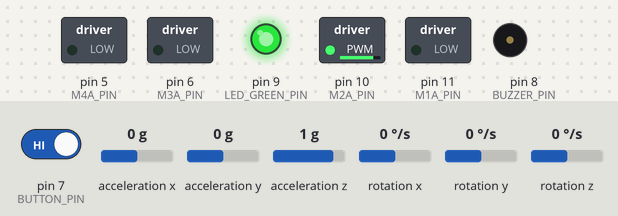
A sketch run on a simulated Arduino Uno, built with avr-gcc and run on an emulated ATmega328P. On the bench: switched loads named in the sketch (green lamp = pin HIGH), output pins drawn as LEDs (lit = HIGH), buzzer (waves = sounding). The inputs (shaded band) are chosen by the test bench; at power-on: pin 7 (BUTTON_PIN) HIGH, acceleration x 0 g, acceleration y 0 g, acceleration z 1 g, rotation x 0 °/s, rotation y 0 °/s, rotation z 0 °/s.

Above: at 8.3 s.
8.4 s: pin 7 (BUTTON_PIN) driven LOW
At 14.5 s:
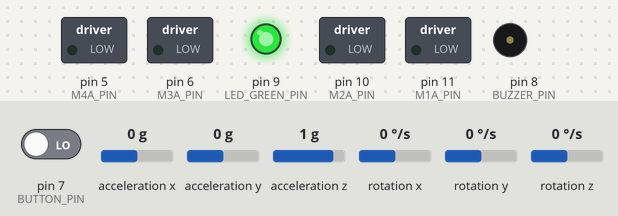
At 15.2 s:
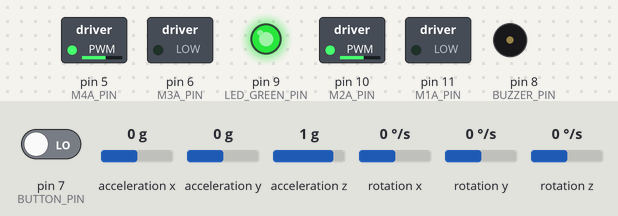
15.4 s: pin 7 (BUTTON_PIN) driven HIGH
At 16.5 s:
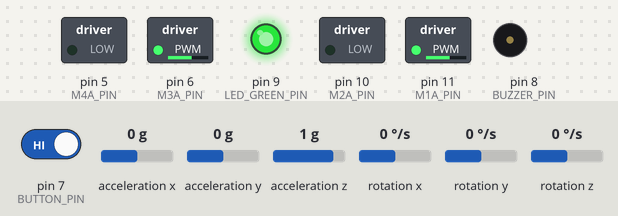
Timing chart, 0 to 38.2 s (numbered marks = the images above; inputs shaded):
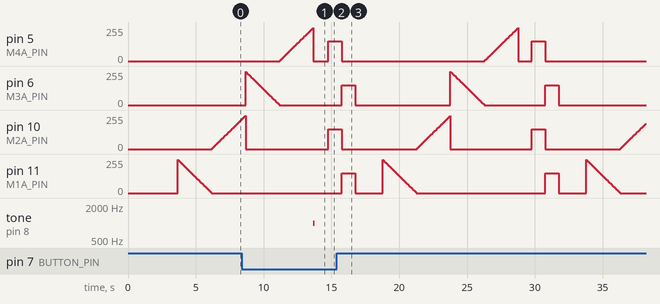

Measured:
- after the input at 8.4 s, tone on pin 8 (BUZZER_PIN): silent → 1000 Hz after 5.3 s, → silent 0.10 s later
- after the input at 15.4 s, tone on pin 8 (BUZZER_PIN): stays silent (without the input it goes to 1000 Hz after 13.4 s)

The sketch:

robot_test.ino
```cpp
// (licence header left out)
#define LED_RED_PIN     13
#define LED_GREEN_PIN   9
#define BUZZER_PIN      8
#define LINE_R_PIN      2
#define LINE_M_PIN      3
#define LINE_L_PIN      4
#define M4A_PIN         5
#define M3A_PIN         6
#define BUTTON_PIN      7
#define DIST_3_PIN      A3
#define DIST_2_PIN      A2
#define DIST_1_PIN      A1
#define BATTERY_V_PIN   A0
#define M1A_PIN         11
#define M2A_PIN         10


// IMU
#include "I2Cdev.h"
#include "MPU6050_6Axis_MotionApps20.h"
#if I2CDEV_IMPLEMENTATION == I2CDEV_ARDUINO_WIRE
#include "Wire.h"
#endif

MPU6050 mpu;

// MPU control/status vars
bool dmpReady = false;  // set true if DMP init was successful
uint8_t mpuIntStatus;   // holds actual interrupt status byte from MPU
uint16_t packetSize;    // expected DMP packet size (default is 42 bytes)
uint16_t fifoCount;     // count of all bytes currently in FIFO
uint8_t fifoBuffer[64]; // FIFO storage buffer

// orientation/motion vars
Quaternion q;           // [w, x, y, z]         quaternion container
VectorFloat gravity;    // [x, y, z]            gravity vector
float ypr[3];           // [yaw, pitch, roll]   yaw/pitch/roll container and gravity vector

int setupIMU() {
  // join I2C bus (I2Cdev library doesn't do this automatically)
  #if I2CDEV_IMPLEMENTATION == I2CDEV_ARDUINO_WIRE
    Wire.begin();
    TWBR = 24; // 400kHz I2C clock (200kHz if CPU is 8MHz)
  #elif I2CDEV_IMPLEMENTATION == I2CDEV_BUILTIN_FASTWIRE
    Fastwire::setup(400, true);
  #endif

  mpu.initialize();
  mpu.setZGyroOffset(0);

  delay(500);

  int16_t ax, ay, az;
  int16_t gx, gy, gz;
  int gzf = 0; // Filtered Z gyro measurement
  for(int i=0; i<16; i++) {
    mpu.getMotion6(&ax, &ay, &az, &gx, &gy, &gz);
    gzf += (int)gz;
    delay(100);
  }
  gzf = round(((float)gzf)/16.);

  uint8_t devStatus = mpu.dmpInitialize(); //(0 = success, !0 = error)

  if (devStatus == 0) {
    // Apply the newly-calibrated offset
    mpu.setZGyroOffset(-gzf);

    mpu.setDMPEnabled(true);
    mpuIntStatus = mpu.getIntStatus();
    // Get the expected DMP packet size for later comparison
    packetSize = mpu.dmpGetFIFOPacketSize();
    dmpReady = true;
  }
  return devStatus;
}

void readIMU_YawPitchRoll(float *data) {
  mpu.resetFIFO();

  // Wait for correct available data length
  fifoCount = mpu.getFIFOCount();
  while (fifoCount < packetSize) fifoCount = mpu.getFIFOCount();

  // Read a packet from FIFO
  mpu.getFIFOBytes(fifoBuffer, packetSize);

  mpu.dmpGetQuaternion(&q, fifoBuffer);
  mpu.dmpGetGravity(&gravity, &q);
  mpu.dmpGetYawPitchRoll(ypr, &q, &gravity);
}


// --- BUTTON ---

void init_button_pin() {
  pinMode(BUTTON_PIN,INPUT);
  digitalWrite(BUTTON_PIN, HIGH); // Enable internal pull-up resistor
}

// Returns 1 if the button is being pressed, 0 if it is not
int button_is_pressed() {
  return !digitalRead(BUTTON_PIN);
}


float getDistanceCM(int pin) {
  float measurement = analogRead(pin);
  float ir_K = 4419.36; // Linearization of the sensor response
  float ir_C = 32.736;
  if(measurement <= ir_C) return 150;
  float res = ir_K/(measurement-ir_C);
  if(res < 0 || res > 150) res = 150;
  return res;
}


float mapf(float x, float in_min, float in_max, float out_min, float out_max)
{
  return (x - in_min) * (out_max - out_min) / (in_max - in_min) + out_min;
}

float getBatteryVoltage() {
  int val = analogRead(BATTERY_V_PIN);
  return mapf(val,0,1023, 0,21.1765); // Voltage divider with 22k in series with 6k8
}


void init_motor_pins() {
  pinMode(M1A_PIN,OUTPUT);
  pinMode(M2A_PIN,OUTPUT);
  pinMode(M3A_PIN,OUTPUT);
  pinMode(M4A_PIN,OUTPUT);
}

void LmotorSpeed(int vel) {
  if(vel > 0) {
    analogWrite(M1A_PIN, 0);
    analogWrite(M2A_PIN, vel);
  } else if(vel < 0) {
    analogWrite(M1A_PIN, -vel);
    analogWrite(M2A_PIN, 0);
  } else {
    analogWrite(M1A_PIN, 0);
    analogWrite(M2A_PIN, 0);
  }
}

void RmotorSpeed(int vel) {
  if(vel > 0) {
    analogWrite(M3A_PIN, 0);
    analogWrite(M4A_PIN, vel);
  } else if(vel < 0) {
    analogWrite(M3A_PIN, -vel);
    analogWrite(M4A_PIN, 0);
  } else {
    analogWrite(M3A_PIN, 0);
    analogWrite(M4A_PIN, 0);
  }
}

uint16_t velocity = 600;
void goForward() {

}


void setup() {
  delay(1000);

  int ret = setupIMU();

  Serial.begin(115200);

  init_button_pin();
  init_motor_pins();
  pinMode(LED_GREEN_PIN, OUTPUT);

  // Low battery notification (program will stop here if 16.5V are not available)
  if(getBatteryVoltage() < 6) {
    while(1) {
      digitalWrite(LED_GREEN_PIN, HIGH);
      delay(100);
      digitalWrite(LED_GREEN_PIN, LOW);
      delay(100);
    }
  }

  //if(ret == 0) {
    //Serial.println("IMU calibration...");
    //delay(20000);
    //Serial.println("IMU successfully initialized :-)");
  //}// else Serial.println("Error while initializing IMU :-(");

  pinMode(LED_GREEN_PIN, OUTPUT);

  digitalWrite(LED_GREEN_PIN, HIGH);
}

void loop() {

  for(int i=-250; i<250; i+=2) {
      LmotorSpeed(i);
      delay(20);
  }
  LmotorSpeed(0);

  for(int i=-250; i<250; i+=2) {
      RmotorSpeed(i);
      delay(20);
  }
  RmotorSpeed(0);

  //readIMU_YawPitchRoll(ypr);
  //Serial.println(ypr[0]);
  if(button_is_pressed()) {
    tone(BUZZER_PIN, 1000);
    delay(100);
    noTone(BUZZER_PIN);
  }
  delay(1000);
  LmotorSpeed(150);
  RmotorSpeed(150);
  delay(1000);
  LmotorSpeed(-150);
  RmotorSpeed(-150);
  delay(1000);
  LmotorSpeed(0);
  RmotorSpeed(0);
  delay(2000);
}
```
